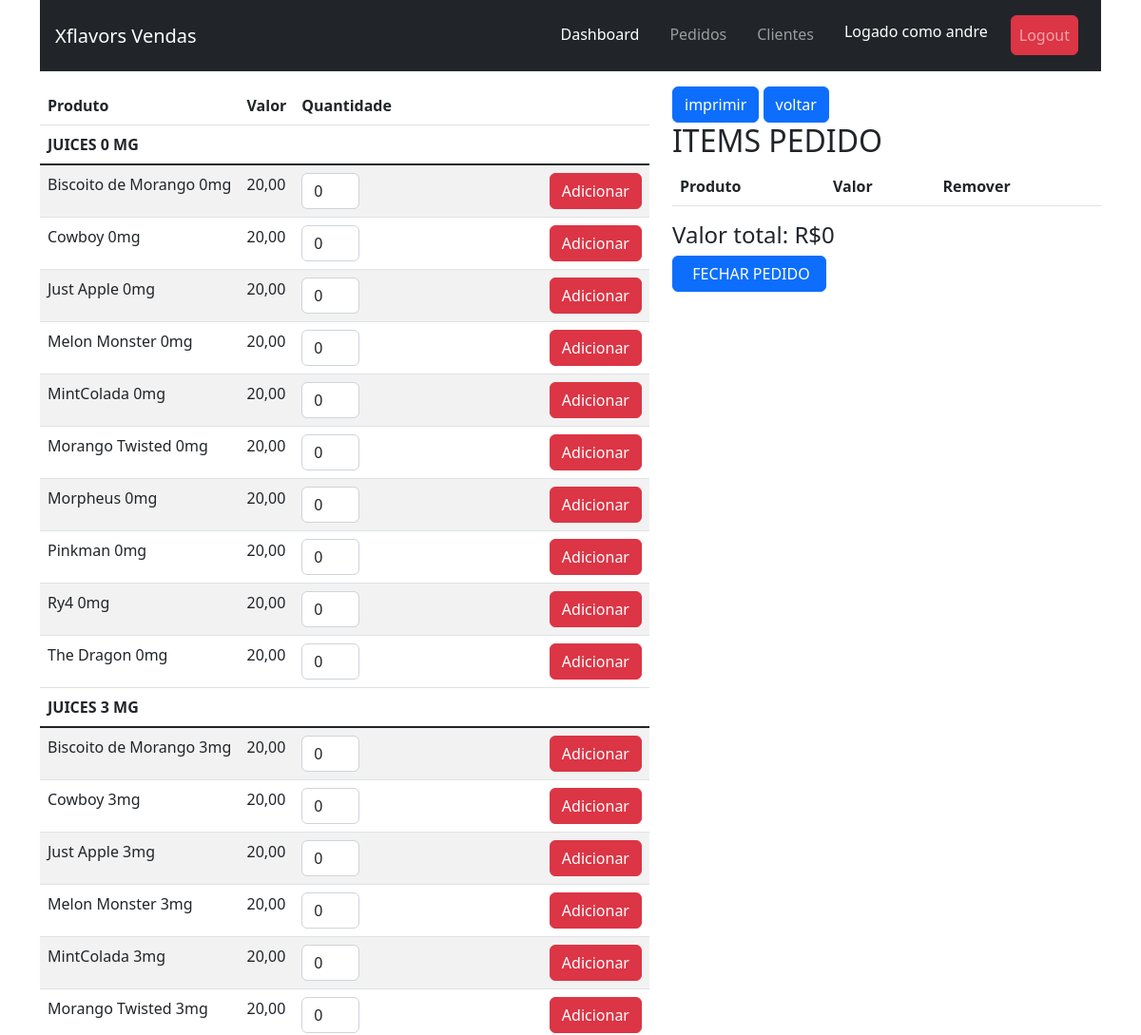
Before: /pedido/10/9/ (signed in, upper part) with the older database file.
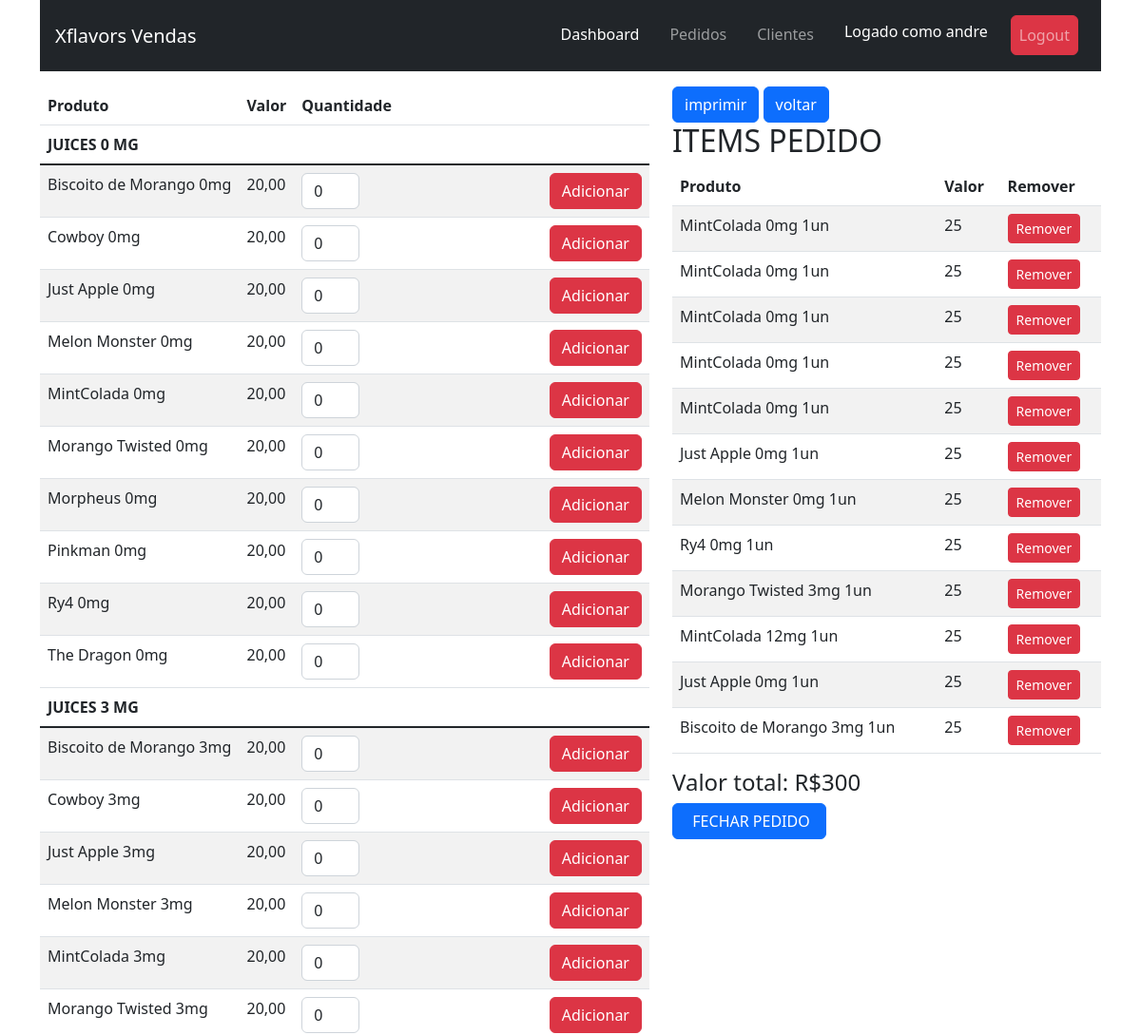
After: the same page with the newer database file.
### produtos/models.py (models this page shows, shortened)
class Juice(models.Model):
    NIC = (
        ("0mg", "0"),
        ("3mg", "3"),
        ("6mg", "6"),
        ("9mg", "9"),
        ("12mg", "12"),
    )
    nome = models.CharField(max_length=50)
    mls = models.IntegerField()
    mg = models.CharField(max_length= 4, choices = NIC,
        default ='0')
    valor = models.DecimalField(max_digits=8,decimal_places=2)
    descricao = models.TextField(max_length=800)
    criado = models.DateField(auto_now_add=True)
    updated = models.DateTimeField(auto_now=True)
    imagem = models.ImageField(upload_to='static/juices', null=True, blank=True)
    created_at = models.DateTimeField(auto_now_add=True, blank=True, null=True)
    updated_at = models.DateTimeField(auto_now=True, blank=True, null=True)

### pedidos/models.py (models this page shows, shortened)
class Pedido(models.Model):
    cliente = models.ForeignKey(Cliente, on_delete=models.CASCADE)
    vendedor = models.ForeignKey(Vendedor, on_delete=models.CASCADE)
    items = models.ManyToManyField(Item)
    created_at = models.DateTimeField(auto_now_add=True, blank=True, null=True)
    updated_at = models.DateTimeField(auto_now=True, blank=True, null=True)
    status = models.BooleanField(default=False)
    pagamento = models.BooleanField(default=False)
    primeira_compra = models.BooleanField(default=False)
    recebido = models.BooleanField(default=False)
    @property
    def valor_total(self):
        quantidade= sum([int(item.quantidade) for item in self.items.all()])
        if quantidade >=20 and quantidade  <=49:
            return 22 * quantidade
        elif quantidade >=50 and quantidade  <=99:
            return 10 * quantidade
        elif quantidade >=100 and quantidade  <=199:
            return 18 * quantidade
        elif quantidade >= 200:
            return 17 * quantidade
        else:
            return quantidade * 25

class Item(models.Model):
    produto = models.ForeignKey(Juice, on_delete=models.CASCADE)
    quantidade = models.PositiveIntegerField()
    created_at = models.DateTimeField(auto_now_add=True, blank=True, null=True)
    updated_at = models.DateTimeField(auto_now=True, blank=True, null=True)
    @property
    def valor_total(self):
            return self.quantidade * 25
    def __str__(self):
        return str(self.produto.nome) + " " + str(self.produto.mg) + " " + str(self.quantidade) +"un"

### pedidos/views.py (the view)
# urls.py: path('pedido/<slug:cliente>/<int:pedido>/', pedido, name='pedido'),
@login_required
def pedido(request,cliente,pedido):
    clientes = Cliente.objects.filter(slug=cliente)
    vendedor = Vendedor.objects.all()
    produtos0mg = Juice.objects.filter(mg="0mg").order_by('nome')
    produtos3mg = Juice.objects.filter(mg="3mg").order_by('nome')
    produtos6mg = Juice.objects.filter(mg="6mg").order_by('nome')
    produtos9mg = Juice.objects.filter(mg="9mg").order_by('nome')
    produtos12mg = Juice.objects.filter(mg="12mg").order_by('nome')
    pedidos = Pedido.objects.filter(pk=pedido)
    item = Item.objects.all()
    context = {'cliente': clientes,
               'vendedor': vendedor,
               'produtos0mg': produtos0mg,
               'produtos3mg': produtos3mg,
               'produtos6mg': produtos6mg,
               'produtos9mg': produtos9mg,
               'produtos12mg': produtos12mg,
               'pedidos': pedidos,
               'item': item,
               }
    return render(request=request, template_name="pedido.html",context=context)

### templates/pedido.html (shortened to what this page needs)
{% extends 'base.html' %}
{% load static %}
{% block content %}
<div class="container mt-3">
    <div class="row">
        <div class="col-7">
            <table class="table table-striped table-inverse table-responsive">
                <thead class="thead-default">
                <tr>
                    <th>Produto</th>
                    <th>Valor</th>
                    <th>Quantidade</th>
                    <th></th>
                </tr>
                </thead>
                <thead class="thead-dark">
                <th>JUICES 0 MG</th>
                </thead>
                <tbody class="table-group-divider">
                {% for produto in produtos0mg %}
                    {% include 'partials/_produto_tabela.html' %}
                {% endfor %}
                <thead class="thead-dark">
                <th>JUICES 3 MG</th>
                </thead>
                <tbody class="table-group-divider">
                <tbody class="table-group-divider">
                {% for produto in produtos3mg %}
                    {% include 'partials/_produto_tabela.html' %}
                {% endfor %}
            </table>
            </div>
            <div class='col-5'>
                <a  class="btn btn-primary" href="imprimir" role="button">imprimir</a>
                <a  class="btn btn-primary" href="/pedidos/{% for client in cliente %}{{ client.id }}{% endfor %}" role="button">voltar</a>
                <div id='pedido_carrinho'>
                    {% include 'partials/_items.html' %}
{% endblock %}

### templates/partials/_produto_tabela.html (shortened to what this page needs)
<tr>
    <td scope="row">{{produto.nome}} {{produto.mg}}</td>
    <td>{{produto.valor}}</td>
    <form method="post" id="add_item{{produto.id}}">
        <div class="form-group">
            <td>
                <div class="col-3">
                    <input type="number"
                           class="form-control quantidade{{produto.id}}" name="quantidade{{produto.id}}"
                           id="quantidade{{produto.id}}" value="0" placeholder="">
                </div>
            </td>
            <td><button type="submit" class="btn btn-danger">Adicionar</button></td>
        </div>
    </form>
</tr>

### templates/partials/_items.html (shortened to what this page needs)
            <h2>ITEMS PEDIDO</h2>
            {% for pedido in pedidos %}
            <table class='table table-striped table-inverse table-responsive'>
                <thead class='thead-default'>
                <tr>
                    <th>Produto</th>
                    <th>Valor</th>
                    <th>Remover</th>
                </tr>
                </thead>
                <tbody>
                {% for item in pedido.items.all %}
                <tr>
                    <td scope='row'>{{ item }}</td>
                    <td>{{item.valor_total}}</td>
                    <td>
                    <form method='post' action='tirar_item'>
                                <button type='submit' name='deletar' class='btn btn-danger btn-sm'>Remover</button>
                    </form>
                    </td>
                </tr>
                {% endfor %}
                </tbody>
            </table>
            <H4> Valor total: R${{ pedido.valor_total }}</H4>
                <input name="" id="fechar" class="btn btn-primary" onclick="mudar_status()" type="button"
                       value="{% if pedido.status == True %} ABRIR PEDIDO {% else %}  FECHAR PEDIDO {% endif %}">
            </div>
            <br>
</div>
        </div>
    </div>
{% endfor %}

Changed rows visible on the page:
computed for Pedido "FECHAR PEDIDO": valor_total "0" → "300"
added Item: produto+quantidade "MintColada 0mg 1un", valor_total "25"
added Item: produto+quantidade "MintColada 0mg 1un", valor_total "25"
added Item: produto+quantidade "MintColada 0mg 1un", valor_total "25"
added Item: produto+quantidade "MintColada 0mg 1un", valor_total "25"
added Item: produto+quantidade "MintColada 0mg 1un", valor_total "25"
added Item: produto+quantidade "Just Apple 0mg 1un", valor_total "25"
added Item: produto+quantidade "Melon Monster 0mg 1un", valor_total "25"
added Item: produto+quantidade "Ry4 0mg 1un", valor_total "25"
added Item: produto+quantidade "Morango Twisted 3mg 1un", valor_total "25"
added Item: produto+quantidade "MintColada 12mg 1un", valor_total "25"
added Item: produto+quantidade "Just Apple 0mg 1un", valor_total "25"
added Item: produto+quantidade "Biscoito de Morango 3mg 1un", valor_total "25"
